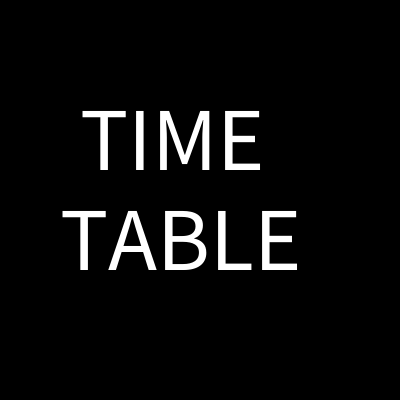
Frame 1 (no input)
Frame 2 (the mouse pressed at the canvas centre, redrawn once): identical to frame 1, image omitted

The Processing sketch that drew this single still picture (run headless with seeded random() and noise(); the mouse was pressed at the canvas centre and the sketch redrawn once):

// Processing sketch: textPrinter
// ── textPrinter.pde
void setup(){
  size(400, 400);
}


void draw(){
  background(0);
  stroke(255);
  textSize(90);
  text("TIME", 80, 170);
  text("TABLE", 60, 270);
  save("timeTable.jpg");
  noLoop();
}
